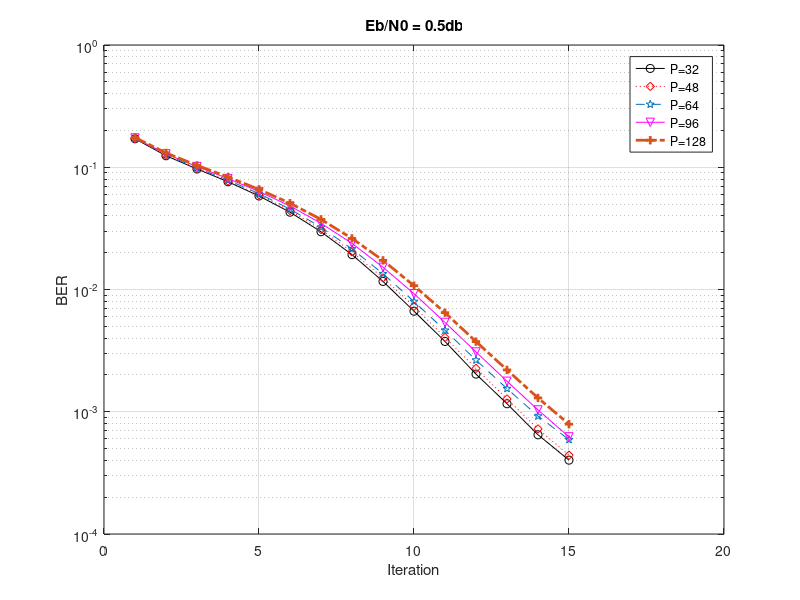

Reproduce this figure in MATLAB.
clear all;
clc;
format long;
%load Iters10_1;
%y1 = Iters10_1;
load Iter32Eb05.txt;
y32 = Iter32Eb05;
load Iter48Eb05.txt;
y48 = Iter48Eb05;
load Iter64Eb05.txt;
y64 = Iter64Eb05;
load Iter96Eb05.txt;
y96 = Iter96Eb05;
load Iter128Eb05.txt;
y128 = Iter128Eb05;


x=(1:1:15);

semilogy(x,y32,'-ok',x,y48,':dr',x,y64,'--p',x,y96,'-vm',x,y128,'-.+','linewidth',2);

grid on;
title('Eb/N0 = 0.5db');
xlabel('Iteration');
ylabel('BER');
legend({'P=32','P=48','P=64','P=96','P=128'});
%text(x,y,'picture');
